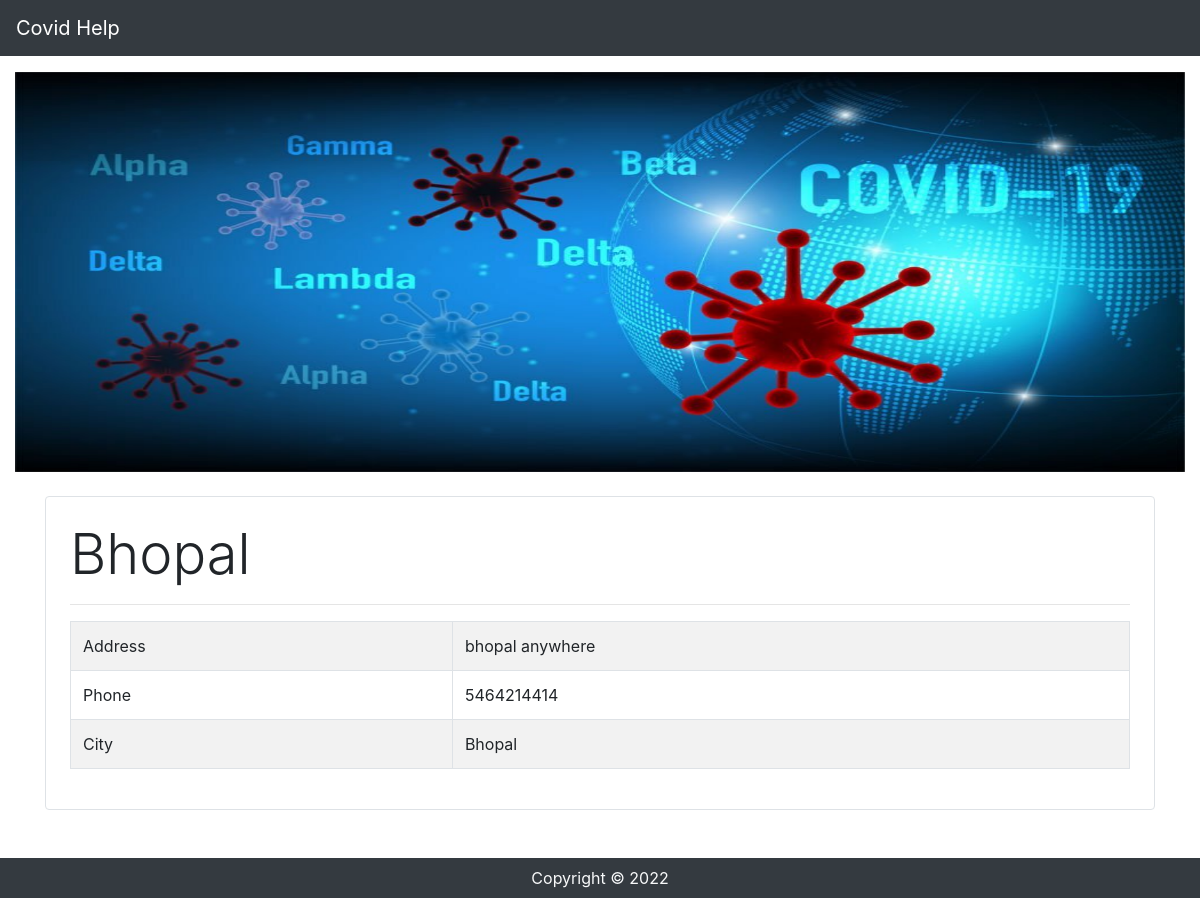
The app's page /hospital/8 with its own data.
### app/models.py (models this page shows, shortened)
class Hospital(models.Model):
    name = models.CharField(max_length=50, null=False, blank=False)
    phone = models.CharField(max_length=12, null=False, blank=False)
    address = models.CharField(max_length=200, null=False, blank=False)
    city = models.ForeignKey(
        City, on_delete=models.CASCADE, related_name='hospitals')

class City(models.Model):
    name = models.CharField(max_length=50, null=False, blank=False)
    state = models.ForeignKey(
    State, on_delete=models.CASCADE, related_name='cities')
    def __str__(self):
        return self.name

### app/views.py (the view)
# urls.py: path('hospital/<int:pk>',HospitalDetailView.as_view(),name='hospital_detail'),
class HospitalDetailView(generic.DetailView):
    model=Hospital

### app/templates/app/hospital_detail.html
{% extends 'app/base.html' %}
{% block content%}
<div class="container">
    <div class="mt-4 border rounded p-4">
        <p class="display-4">{{hospital.name}}</p>
        <hr>
        <table class="table table-striped table-bordered">
            <tr>
                <td>Address</td>
                <td>{{hospital.address}}</td>
            </tr>
            <tr>
                <td>Phone</td>
                <td>{{hospital.phone}}</td>
            </tr>
            <tr>
                <td>City</td>
                <td>{{hospital.city}}</td>
            </tr>
        </table>
    </div>
</div>
{% endblock %}

### records on screen
Hospital: name "Bhopal", address "bhopal anywhere", phone "5464214414", city "Bhopal"
